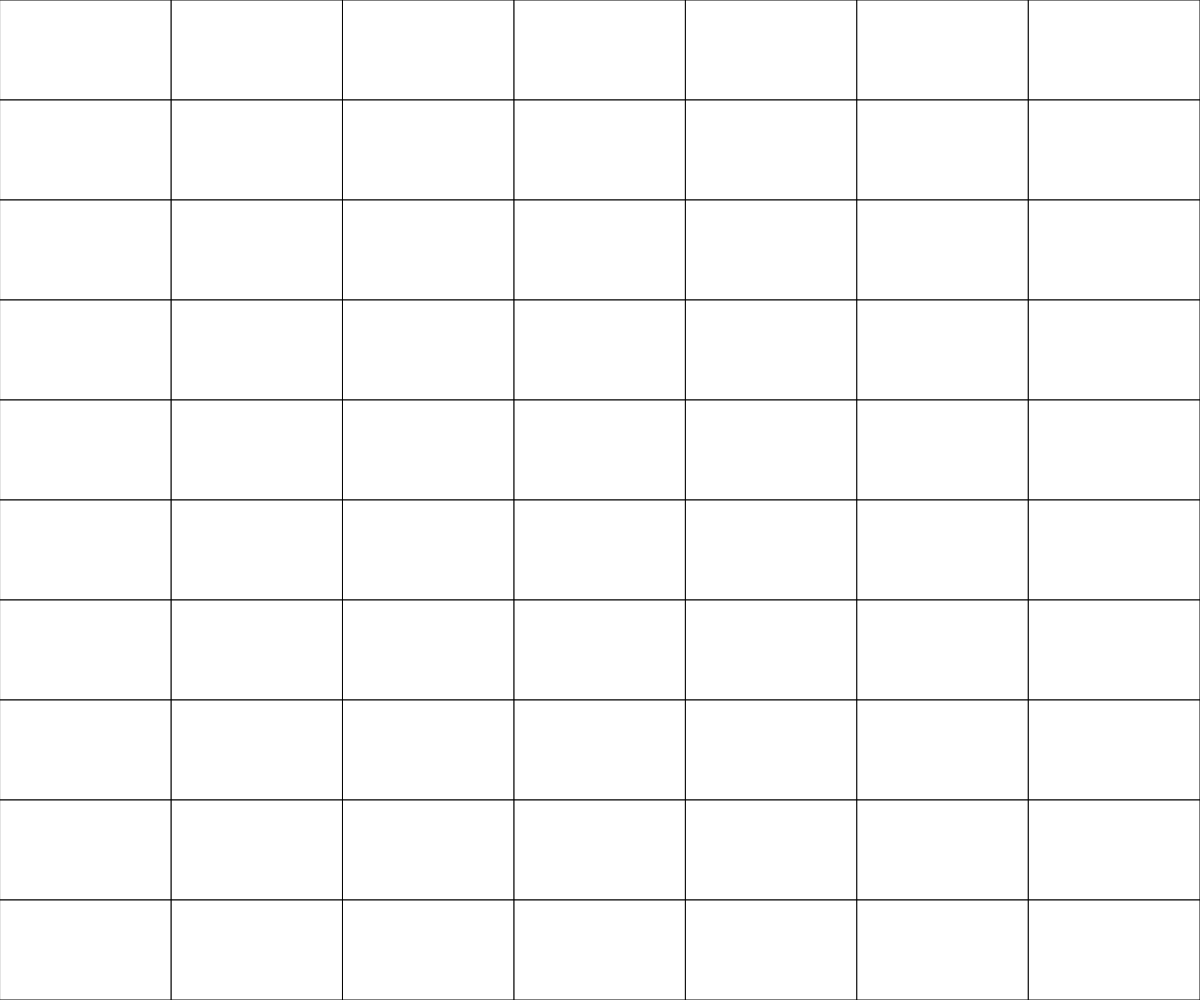
Frame 1 (no input)
Frame 60 (no input): identical to frame 1, image omitted
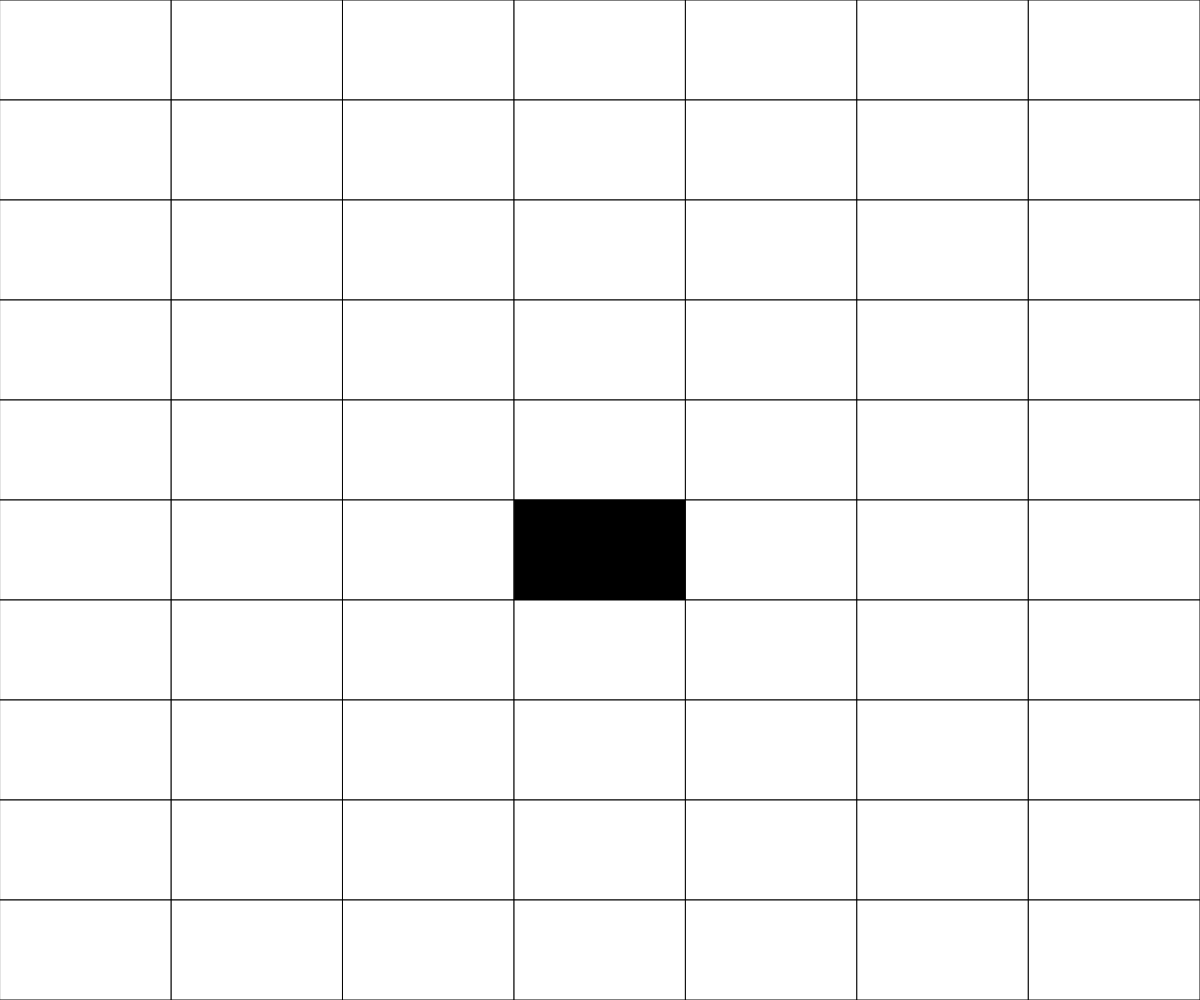
Frame 120 (the mouse pressed at the canvas centre since frame 60)

The p5.js sketch that drew these frames (run headless with seeded random() and noise() and a simulated clock; from frame 60 on, the mouse is pressed at the canvas centre):

// p5.js sketch
// ── sketch.js
// Project Title
// Your Name
// Date
//
// Extra for Experts:
// - describe what you did to take this project "above and beyond"

let grid = [[0, 0, 0, 0, 0, 0, 0],[0, 0, 0, 0, 0, 0, 0],[0, 0, 0, 0, 0, 0, 0],[0, 0, 0, 0, 0, 0, 0],[0, 0, 0, 0, 0, 0, 0],[0, 0, 0, 0, 0, 0, 0],[0, 0, 0, 0, 0, 0, 0],[0, 0, 0, 0, 0, 0, 0],[0, 0, 0, 0, 0, 0, 0],[0, 0, 0, 0, 0, 0, 0]];

function setup() {
  createCanvas(windowWidth, windowHeight);
}

function draw() {
  background(220);
  displayGrid(grid);
}

function displayGrid(grid) {
  let cellWidth = width / grid[0].length;
  let cellHeight = height / grid.length;
  for (let y=0; y<grid.length; y++) {
    for (let x=0; x<grid[y].length; x++) {
      if (grid[y][x] === 0) {
        fill("white");
      }
      else if (grid[y][x] === 1) {
        fill("black");
      }
      rect(x*cellWidth, y*cellHeight, cellWidth, cellHeight);
    }
  }
}

function mousePressed() {
  let cellWidth = width / grid[0].length;
  let cellHeight = height / grid.length;
  let x = Math.floor(mouseX / cellWidth);
  let y = Math.floor(mouseY / cellHeight);
  if (grid[y][x] === 0) {
    grid[y][x] = 1;
  }
  else if (grid[y][x] === 1) {
    grid[y][x] = 0;
  }
}
